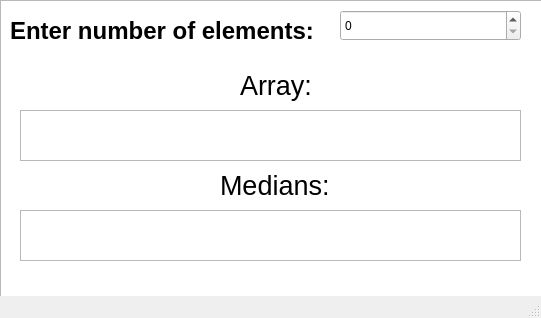
<?xml version="1.0" encoding="UTF-8"?>
<ui version="4.0">
 <class>MainWindow</class>
 <widget class="QMainWindow" name="MainWindow">
  <property name="geometry">
   <rect>
    <x>0</x>
    <y>0</y>
    <width>541</width>
    <height>318</height>
   </rect>
  </property>
  <property name="windowTitle">
   <string>MainWindow</string>
  </property>
  <widget class="QWidget" name="centralwidget">
   <widget class="QGraphicsView" name="graphicsView">
    <property name="geometry">
     <rect>
      <x>0</x>
      <y>0</y>
      <width>561</width>
      <height>331</height>
     </rect>
    </property>
   </widget>
   <widget class="QLabel" name="label">
    <property name="geometry">
     <rect>
      <x>10</x>
      <y>10</y>
      <width>331</width>
      <height>41</height>
     </rect>
    </property>
    <property name="font">
     <font>
      <pointsize>18</pointsize>
      <bold>true</bold>
     </font>
    </property>
    <property name="text">
     <string>Enter number of elements:</string>
    </property>
   </widget>
   <widget class="QSpinBox" name="elemnumspinBox">
    <property name="geometry">
     <rect>
      <x>340</x>
      <y>10</y>
      <width>181</width>
      <height>31</height>
     </rect>
    </property>
   </widget>
   <widget class="QLabel" name="label_2">
    <property name="geometry">
     <rect>
      <x>240</x>
      <y>70</y>
      <width>81</width>
      <height>31</height>
     </rect>
    </property>
    <property name="font">
     <font>
      <pointsize>20</pointsize>
     </font>
    </property>
    <property name="text">
     <string>Array:</string>
    </property>
   </widget>
   <widget class="QTextEdit" name="arrayoutput">
    <property name="geometry">
     <rect>
      <x>20</x>
      <y>110</y>
      <width>501</width>
      <height>51</height>
     </rect>
    </property>
    <property name="font">
     <font>
      <pointsize>15</pointsize>
     </font>
    </property>
   </widget>
   <widget class="QTextEdit" name="mediansoutput">
    <property name="geometry">
     <rect>
      <x>20</x>
      <y>210</y>
      <width>501</width>
      <height>51</height>
     </rect>
    </property>
   </widget>
   <widget class="QLabel" name="label_3">
    <property name="geometry">
     <rect>
      <x>220</x>
      <y>170</y>
      <width>151</width>
      <height>31</height>
     </rect>
    </property>
    <property name="font">
     <font>
      <pointsize>20</pointsize>
     </font>
    </property>
    <property name="text">
     <string>Medians:</string>
    </property>
   </widget>
  </widget>
  <widget class="QMenuBar" name="menubar">
   <property name="geometry">
    <rect>
     <x>0</x>
     <y>0</y>
     <width>541</width>
     <height>22</height>
    </rect>
   </property>
  </widget>
  <widget class="QStatusBar" name="statusbar"/>
 </widget>
 <resources/>
 <connections/>
</ui>
